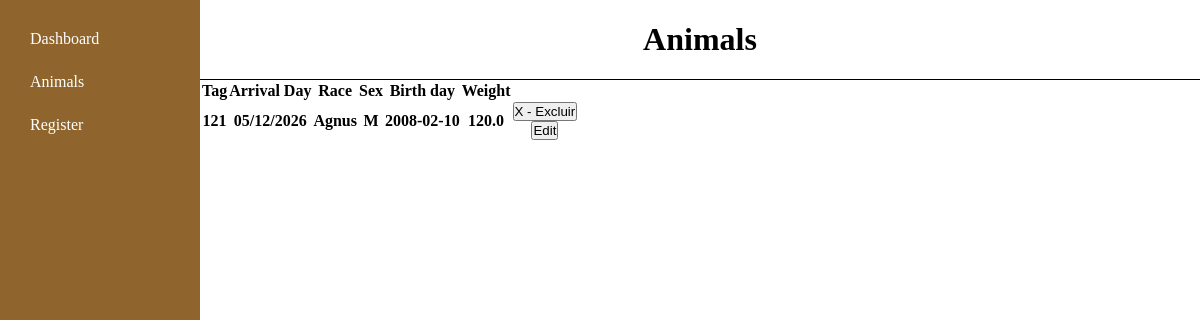
Page /animals on the committed database.
### tables this page shows
CREATE TABLE cattle (
            id INTEGER PRIMARY KEY AUTOINCREMENT, -- ID of the animal,
            arrival_day DATE, -- day which the animal came to the ranch
            tag TEXT UNIQUE, -- physical identification of the animal
            race TEXT, -- Race, ex: Angus, Nelore
            sex TEXT CHECK(sex IN('M', 'F')), -- Only M(for males) or F(for females)
            birth_day DATE,
            weight REAL, -- Weight for future analysis
            status TEXT DEFAULT 'Active' -- Active, Sold or Dead
            );

### app.py (the view)
@app.route("/animals")
def animals():
    all_animals = database.search_all()
    return render_template("animals.html", animals_list=all_animals)

### database.py (called while the page is built)
def database_connect():
    conn = sqlite3.connect("data.db", timeout=10) #Connects to the database file
    conn.row_factory = sqlite3.Row #Allows access the rows by the name (e.g: line["name"]) instead of the index (e.g: line[0])
    return conn

def search_all():
    conn = database_connect()
    data = conn.execute("SELECT * FROM cattle").fetchall()
    conn.close()
    return data

### templates/animals.html (shortened to what this page needs)
<!DOCTYPE html>
<html lang="en">
<head>
    <link rel="stylesheet" href="{{ url_for('static', filename='/css/menu.css') }}">
</head>
<body>
    <div class="titleSection">
        <h1>Animals</h1>
    </div>
    <section class="sideMenu">
        <div>
            <a href="/dashboard">Dashboard</a>
            <a href="/animals">Animals</a>
            <a href="/register">Register</a>
        </div>
    </section>
    <section>
        <table>
            <tr>
                <th>Tag</th>
                <th>Arrival Day</th>
                <th>Race</th>
                <th>Sex</th>
                <th>Birth day</th>
                <th>Weight</th>
            </tr>
            {% for animal in animals_list %}
            <tr>
                <th>{{ animal['tag'] }}</th>
                <th>{{ animal['arrival_day'] }}</th>
                <th>{{ animal['race'] }}</th>
                <th>{{ animal['sex'] }}</th>
                <th>{{ animal['birth_day'] }}</th>
                <th>{{ animal['weight'] }}</th>
                <th>
                    <form action="/delete" method="post">
                        <button type="submit" onclick="confirm('Do you really want to delete this animal from the database?')">X - Excluir</button>
                    </form>
                    <form action="">
                        <button>Edit</button>
                    </form>
                </th>
            </tr>
            {% endfor %}
        </table>
    </section>
</body>
</html>

### static/css/menu.css (style rules this page uses)
* { margin: 0; padding: 0; box-sizing: border-box; }
body { display: grid; grid-template-columns: 200px 1fr; grid-template-rows: 80px 1fr; grid-template-areas: "sidebar header" "sidebar main"; min-height: 100vh; }
.titleSection { grid-area: header; text-align: center; display: flex; justify-content: center; align-items: center; border-bottom: 1px solid black; }
.titleSection h1 { color: rgb(0, 0, 0); }
.sideMenu { grid-area: sidebar; background-color: rgb(143, 101, 45); padding: 20px; z-index: 10; }
.sideMenu a { color: white; text-decoration: none; display: block; padding: 10px; margin-bottom: 5px; transition: background 0.3s; }

### rows in the picture
cattle: tag "121", arrival_day "05/12/2026", race "Agnus", sex "M", birth_day "2008-02-10", weight "120.0"
